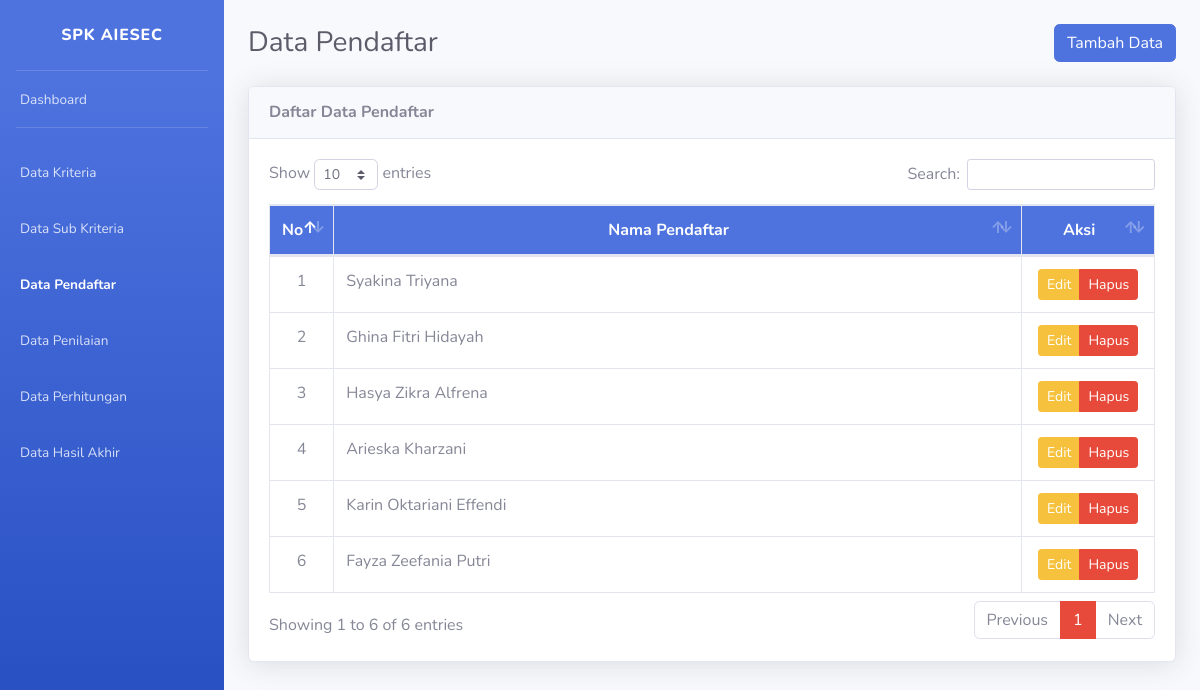
Before: /list-alternatif.php with the older database file.
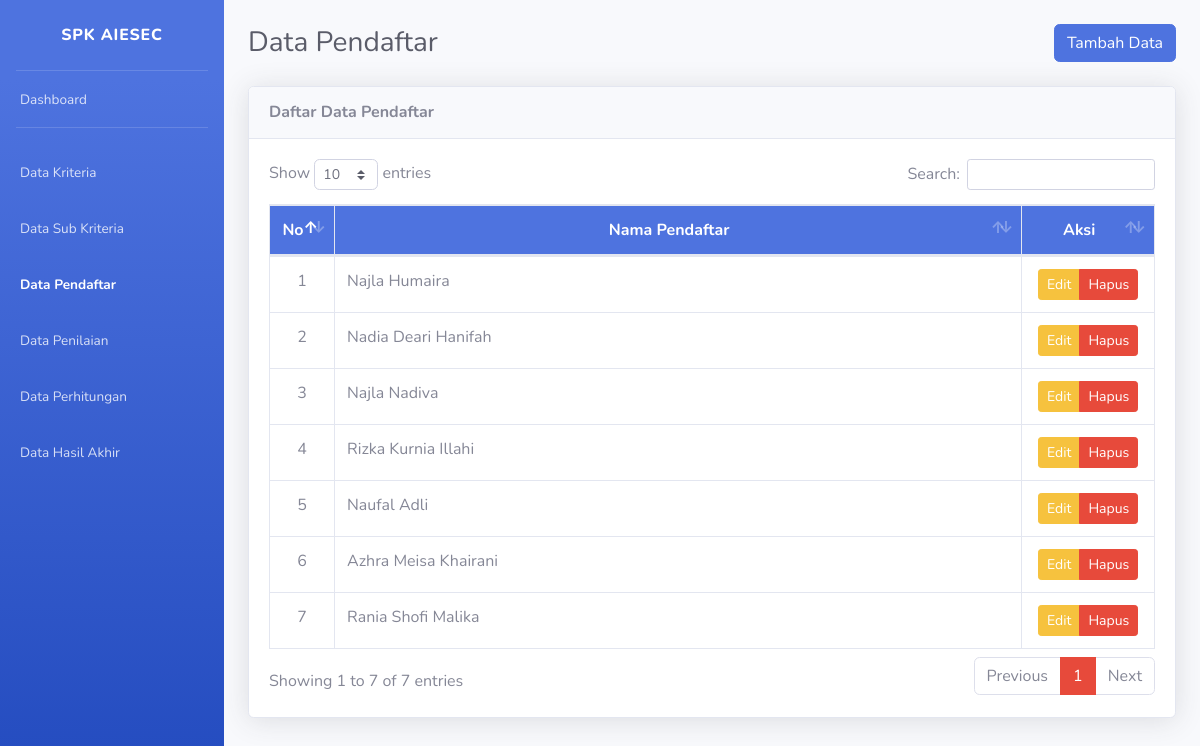
After: the same page with the newer database file.
### tables this page shows
CREATE TABLE `alternatif` (
  `id_alternatif` int(11) NOT NULL,
  `nama` varchar(100) NOT NULL
);

### list-alternatif.php (the view, shortened to what this page needs)
<?php require_once('includes/init.php'); ?>
<?php
$page = "Alternatif";
require_once('template/header.php');
?>
<div class="d-sm-flex align-items-center justify-content-between mb-4">
	<h1 class="h3 mb-0 text-gray-800"> Data Pendaftar</h1>
	<a href="tambah-alternatif.php" class="btn btn-primary"> <i class="fa fa-plus"></i> Tambah Data </a>
</div>
<div class="card shadow mb-4">
	<div class="card-header py-3">
		<h6 class="m-0 font-weight-bold"><i class="fa fa-table"></i> Daftar Data Pendaftar</h6>
	</div>
	<div class="card-body">
		<div class="table-responsive">
			<table class="table table-bordered" id="dataTable" width="100%" cellspacing="0">
				<thead class="bg-primary text-white">
					<tr align="center">
						<th width="5%">No</th>
						<th>Nama Pendaftar</th>
						<th width="15%">Aksi</th>
					</tr>
				</thead>
				<tbody>
					<?php
					$no = 0;
					$query = mysqli_query($koneksi, "SELECT * FROM alternatif");
					while ($data = mysqli_fetch_array($query)) :
						$no++;
					?>
						<tr align="center">
							<td><?php echo $no; ?></td>
							<td align="left"><?php echo $data['nama']; ?></td>
							<td>
								<div class="btn-group" role="group">
									<a data-toggle="tooltip" data-placement="bottom" title="Edit Data" href="edit-alternatif.php?id=<?php echo $data['id_alternatif']; ?>" class="btn btn-warning btn-sm">Edit</a>
									<a data-toggle="tooltip" data-placement="bottom" title="Hapus Data" href="hapus-alternatif.php?id=<?php echo $data['id_alternatif']; ?>" onclick="return confirm ('Apakah anda yakin untuk meghapus data ini')" class="btn btn-danger btn-sm">Hapus</a>
								</div>
							</td>
						</tr>
					<?php endwhile; ?>
				</tbody>
			</table>
		</div>
	</div>
</div>
<?php
require_once('template/footer.php');
?>

### template/header.php (shortened to what this page needs)
<!DOCTYPE html>
<html lang="en">
<head>
  <link href="assets/css/sb-admin-2.min.css" rel="stylesheet">
  <link href="assets/vendor/datatables/dataTables.bootstrap4.min.css" rel="stylesheet">
</head>
<body id="page-top">
  <div id="wrapper">
    <ul class="navbar-nav bg-gradient-primary sidebar sidebar-dark">
      <a class="sidebar-brand d-flex align-items-center justify-content-center" href="index.php">
        <div class="sidebar-brand-text mx-3">SPK AIESEC</div>
      </a>
      <hr class="sidebar-divider my-0">
      <li class="nav-item <?php if ($page == "Dashboard") {
                            echo "active";
                          } ?>">
        <a class="nav-link" href="index.php">
          <span>Dashboard</span></a>
      </li>
      <hr class="sidebar-divider">
      <li class="nav-item <?php if ($page == "Kriteria") {
                            echo "active";
                          } ?>">
        <a class="nav-link" href="list-kriteria.php">
          <span>Data Kriteria</span></a>
      </li>
      <li class="nav-item <?php if ($page == "Sub Kriteria") {
                            echo "active";
                          } ?>">
        <a class="nav-link" href="list-sub-kriteria.php">
          <span>Data Sub Kriteria</span></a>
      </li>
      <li class="nav-item <?php if ($page == "Alternatif") {
                            echo "active";
                          } ?>">
        <a class="nav-link" href="list-alternatif.php">
          <span>Data Pendaftar</span></a>
      </li>
      <li class="nav-item <?php if ($page == "Penilaian") {
                            echo "active";
                          } ?>">
        <a class="nav-link" href="list-penilaian.php">
          <span>Data Penilaian</span></a>
      </li>
      <li class="nav-item <?php if ($page == "Perhitungan") {
                            echo "active";
                          } ?>">
        <a class="nav-link" href="perhitungan.php">
          <span>Data Perhitungan</span></a>
      </li>
      <li class="nav-item <?php if ($page == "Hasil") {
                            echo "active";
                          } ?>">
        <a class="nav-link" href="hasil.php">
          <span>Data Hasil Akhir</span></a>
      </li>
    </ul>
    <div id="content-wrapper">
      <div class="container-fluid">

### template/footer.php (shortened to what this page needs)
</div>
</div>
</div>
</body>
</html>

Changed rows visible on the page:
removed alternatif: nama "Syakina Triyana"
removed alternatif: nama "Ghina Fitri Hidayah"
removed alternatif: nama "Hasya Zikra Alfrena"
removed alternatif: nama "Arieska Kharzani"
removed alternatif: nama "Karin Oktariani Effendi"
removed alternatif: nama "Fayza Zeefania Putri"
added alternatif: nama "Najla Humaira"
added alternatif: nama "Nadia Deari Hanifah"
added alternatif: nama "Najla Nadiva"
added alternatif: nama "Rizka Kurnia Illahi"
added alternatif: nama "Naufal Adli"
added alternatif: nama "Azhra Meisa Khairani"
added alternatif: nama "Rania Shofi Malika"
Other visible differences:
text written by a page script: "Show entries Search: Showing 1 to 6 of 6 entries Previous 1 Next" → "Show entries Search: Showing 1 to 7 of 7 entries Previous 1 Next"
